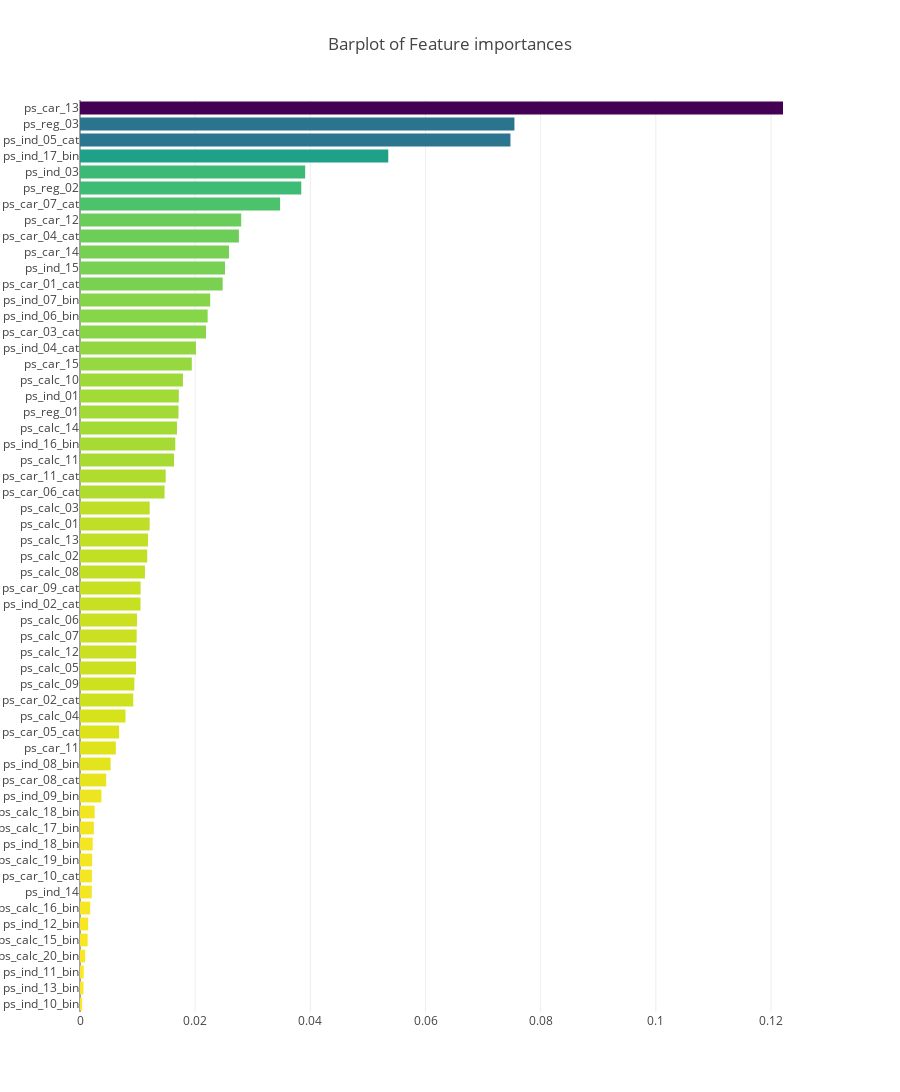

Write notebook code for a chart like this one.
### Code cell
x, y = (list(x) for x in zip(*sorted(zip(rf.feature_importances_, features), 
                                                            reverse = False)))
trace2 = go.Bar(
    x = x ,
    y = y,
    marker = dict(
        color = x,
        colorscale = 'Viridis',
        reversescale = True
    ),
    name = 'Random Forest Feature importance',
    orientation = 'h',
)

layout = dict(
    title = 'Barplot of Feature importances',
     width = 900, height = 2000,
    yaxis = dict(
        showgrid = False,
        showline = False,
        showticklabels = True,
    ))

fig1 = go.Figure(data = [trace2])
fig1['layout'].update(layout)
py.iplot(fig1, filename = 'plots')

### Figure 1 — Plotly figure (JSON) as saved in the notebook; plotly's stock layout.template omitted (floating-point values rounded to 4 significant figures)
{"data": [{"marker": {"color": [0.0003771, 0.0005991, 0.0006434, 0.0009021, 0.001327, 0.001421, 0.001771, 0.002042, 0.002065, 0.00211, 0.0022, 0.00241, 0.00254, 0.003725, 0.00455, 0.005317, 0.006223, 0.006787, 0.007898, 0.009249, 0.009441, 0.009731, 0.00976, 0.009842, 0.009894, 0.01051, 0.01053, 0.01128, 0.01168, 0.01181, 0.0121, 0.01211, 0.01468, 0.01488, 0.01633, 0.01655, 0.01684, 0.01711, 0.01716, 0.01788, 0.01942, 0.02014, 0.02188, 0.02217, 0.02261, 0.02477, 0.02519, 0.02587, 0.02759, 0.028, 0.03475, 0.03843, 0.03911, 0.05354, 0.07475, 0.07544, 0.1221], "colorscale": "Viridis", "reversescale": true}, "name": "Random Forest Feature importance", "orientation": "h", "type": "bar", "uid": "086fd980-7980-484c-bd6a-33d50a94d2c2", "x": [0.0003771, 0.0005991, 0.0006434, 0.0009021, 0.001327, 0.001421, 0.001771, 0.002042, 0.002065, 0.00211, 0.0022, 0.00241, 0.00254, 0.003725, 0.00455, 0.005317, 0.006223, 0.006787, 0.007898, 0.009249, 0.009441, 0.009731, 0.00976, 0.009842, 0.009894, 0.01051, 0.01053, 0.01128, 0.01168, 0.01181, 0.0121, 0.01211, 0.01468, 0.01488, 0.01633, 0.01655, 0.01684, 0.01711, 0.01716, 0.01788, 0.01942, 0.02014, 0.02188, 0.02217, 0.02261, 0.02477, 0.02519, 0.02587, 0.02759, 0.028, 0.03475, 0.03843, 0.03911, 0.05354, 0.07475, 0.07544, 0.1221], "y": ["ps_ind_10_bin", "ps_ind_13_bin", "ps_ind_11_bin", "ps_calc_20_bin", "ps_calc_15_bin", "ps_ind_12_bin", "ps_calc_16_bin", "ps_ind_14", "ps_car_10_cat", "ps_calc_19_bin", "ps_ind_18_bin", "ps_calc_17_bin", "ps_calc_18_bin", "ps_ind_09_bin", "ps_car_08_cat", "ps_ind_08_bin", "ps_car_11", "ps_car_05_cat", "ps_calc_04", "ps_car_02_cat", "ps_calc_09", "ps_calc_05", "ps_calc_12", "ps_calc_07", "ps_calc_06", "ps_ind_02_cat", "ps_car_09_cat", "ps_calc_08", "ps_calc_02", "ps_calc_13", "ps_calc_01", "ps_calc_03", "ps_car_06_cat", "ps_car_11_cat", "ps_calc_11", "ps_ind_16_bin", "ps_calc_14", "ps_reg_01", "ps_ind_01", "ps_calc_10", "ps_car_15", "ps_ind_04_cat", "ps_car_03_cat", "ps_ind_06_bin", "ps_ind_07_bin", "ps_car_01_cat", "ps_ind_15", "ps_car_14", "ps_car_04_cat", "ps_car_12", "ps_car_07_cat", "ps_reg_02", "ps_ind_03", "ps_ind_17_bin", "ps_ind_05_cat", "ps_reg_03", "ps_car_13"]}], "layout": {"height": 2000, "title": {"text": "Barplot of Feature importances"}, "width": 900, "yaxis": {"showgrid": false, "showline": false, "showticklabels": true}}}
